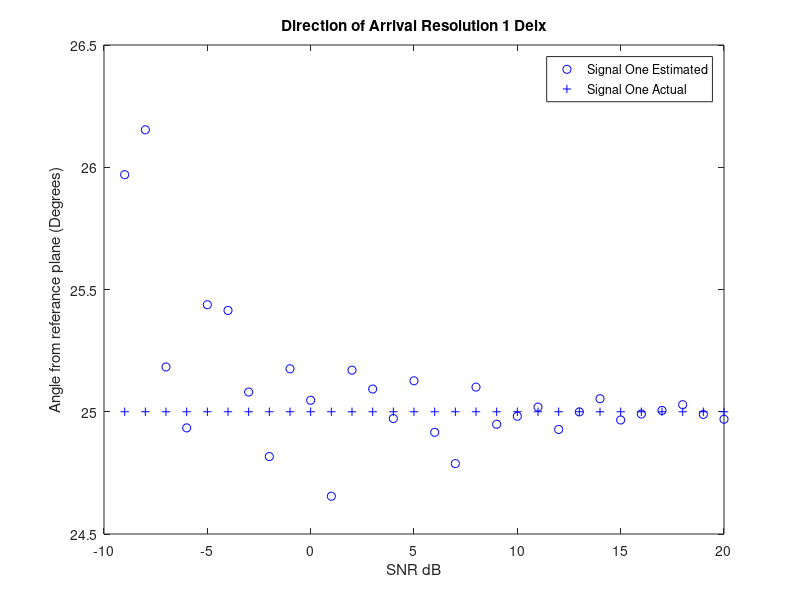
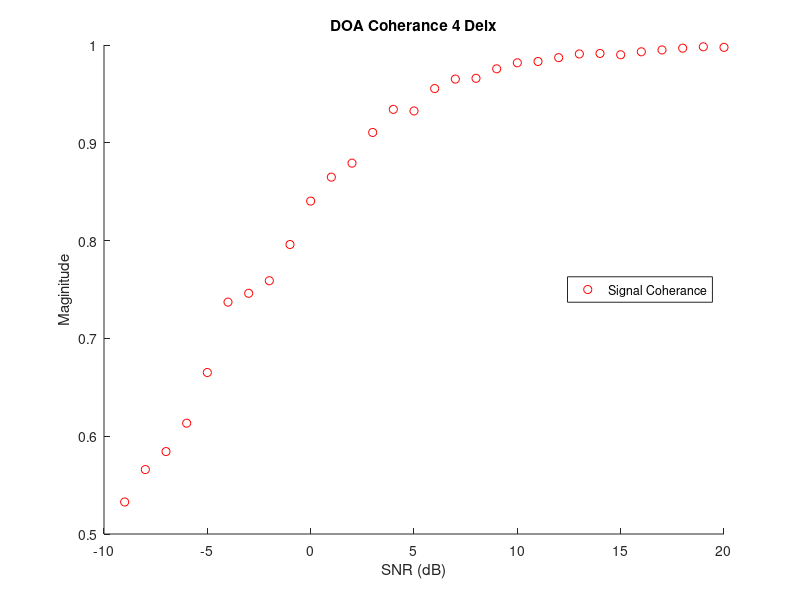

Recreate these plots in MATLAB, in order.

%% ESPRIT_baseline
clear;clc;
%% Initializations
signal_one = 1;
% signal_two = 1;
 
signal_one_angle = 25*pi/180; 
% signal_two_angle = 2*pi/180; 
 
delx = 0.5; % Delta x of baseline
baseline = delx; %Physical baseline of two sample arrays
 
signal_one_phase = sin(signal_one_angle)*2*pi*baseline; %Used in the sorting routine
% signal_two_phase = sin(signal_two_angle)*2*pi*baseline; %Used in the sorting routine
 
array_size = 6; % the amount of ground samples
samples = 100;
Averaged_Signal_samples = 20; %Averaged_Signal_samples in matrix
Averaged_samples = 30;
 
est_sig_one_angle = zeros(1,Averaged_samples);
est_sig_one_mag=zeros(Averaged_samples,1); 
% est_sig_two_angle = zeros(1,Noise_samples);
SNR = zeros(1,Averaged_samples);

%% Start of Algorithm
for Averaged_sample = 1:Averaged_samples;
    SNR(Averaged_sample) = Averaged_sample-10;
    Noise = (10^(-SNR(Averaged_sample)/20))/sqrt(3);
    for unusedVariable = 1:samples;
        %% Setting up Random Phi that differ across samples
        phi_one = 1i*2*pi*rand(1,Averaged_Signal_samples);
%         phi_two = 1i*2*pi*rand(1,Averaged_Signal_samples);
        pos = [1:array_size]'; %#ok<NBRAK>
        distance = 2.*pi.*pos.*delx;  % element separation of 1/2 wavelength
        
        %% Element Array size with Signal
        
        X = signal_one.*(exp(-1i*distance*sin(signal_one_angle))*exp(phi_one))... %Ground
            + Noise.*sqrt(-2.*log(1-rand(array_size,Averaged_Signal_samples))).*exp(1i*2*pi*rand(array_size,Averaged_Signal_samples));  %Noise
        %             + signal_two.*(exp(-1i*distance*sin(signal_two_angle))*exp(phi_two))...  %Vegetaion
 
        %% Setting up Baselines
        % Remember to change the Initial Variablev delx if Baseline changes
        
%                 S1 = [X(1,:); X(2,:)]; S2 = [X(5,:);X(6,:)]; %Baseline = 4delx
        %         S1 = [X(2,:);X(3,:)]; S2 = [X(4,:);X(5,:)]; %Baseline = 2delx
        S1 = [X(3,:);X(4,:)]; S2 = [X(4,:);X(5,:)]; %Baseline = delx
        %         S1 = [X(2,:);X(3,:);X(4,:)]; S2 = [X(3,:);X(4,:);X(5,:)]; %Baseline = delx
        %         S1 = [X(1,:);X(2,:);X(3,:);X(4,:)]; S2 = [X(2,:);X(3,:);X(4,:);X(5,:)]; %Baseline = delx
        
        %% ESPRIT Algorithm
        R1 = S1*S1'/Averaged_samples;
        R2 = S1*S2'/Averaged_samples;
        A =  pinv(R1)*R2;
        
        %% Averaging over a matix then averaging that signal in a for loop proportional to the matix rows
        % The Smaller Angle ends up haveing The largest angle Eigen Value
        
        [u,uv] = eig(A);
        
        [~,kk]=sort(abs(angle(diag(uv))-signal_one_phase),'ascend');
        est_sig_one_angle(Averaged_sample) = est_sig_one_angle(Averaged_sample)...
            + (asin(angle(uv(kk(1),kk(1)))/(2*pi*baseline)))/samples; %Estimated ground angle
    est_sig_one_mag(Averaged_sample) = est_sig_one_mag(Averaged_sample) + abs(uv(kk(1),kk(1)))/samples;     
 
    end
end
 
%% Ploting Results
 
figure(1);
plot(SNR,est_sig_one_angle*180/pi,'bo'); %Estimated ground angle
hold on;
plot(SNR,ones(1,Averaged_samples)*signal_one_angle*180/pi,'b+'); %actual Ground Phase
% plot(SNR,est_sig_two_angle*180/pi,'ro'); %Estimated Vegitation angle
% plot(SNR,ones(1,Noise_samples)*signal_two_angle*180/pi,'r.'); %actual Vegitation phase
title('Direction of Arrival Resolution 1 Delx');
xlabel('SNR dB');ylabel('Angle from referance plane (Degrees)');
legend('Signal One Estimated','Signal One Actual','Location','northeast')
 

hold off;
 
figure(2)
title('DOA Coherance 4 Delx');
xlabel('SNR (dB)');ylabel('Maginitude')
hold on;
plot(SNR,est_sig_one_mag,'ro');
legend('Signal Coherance','Location','east');

hold off;
